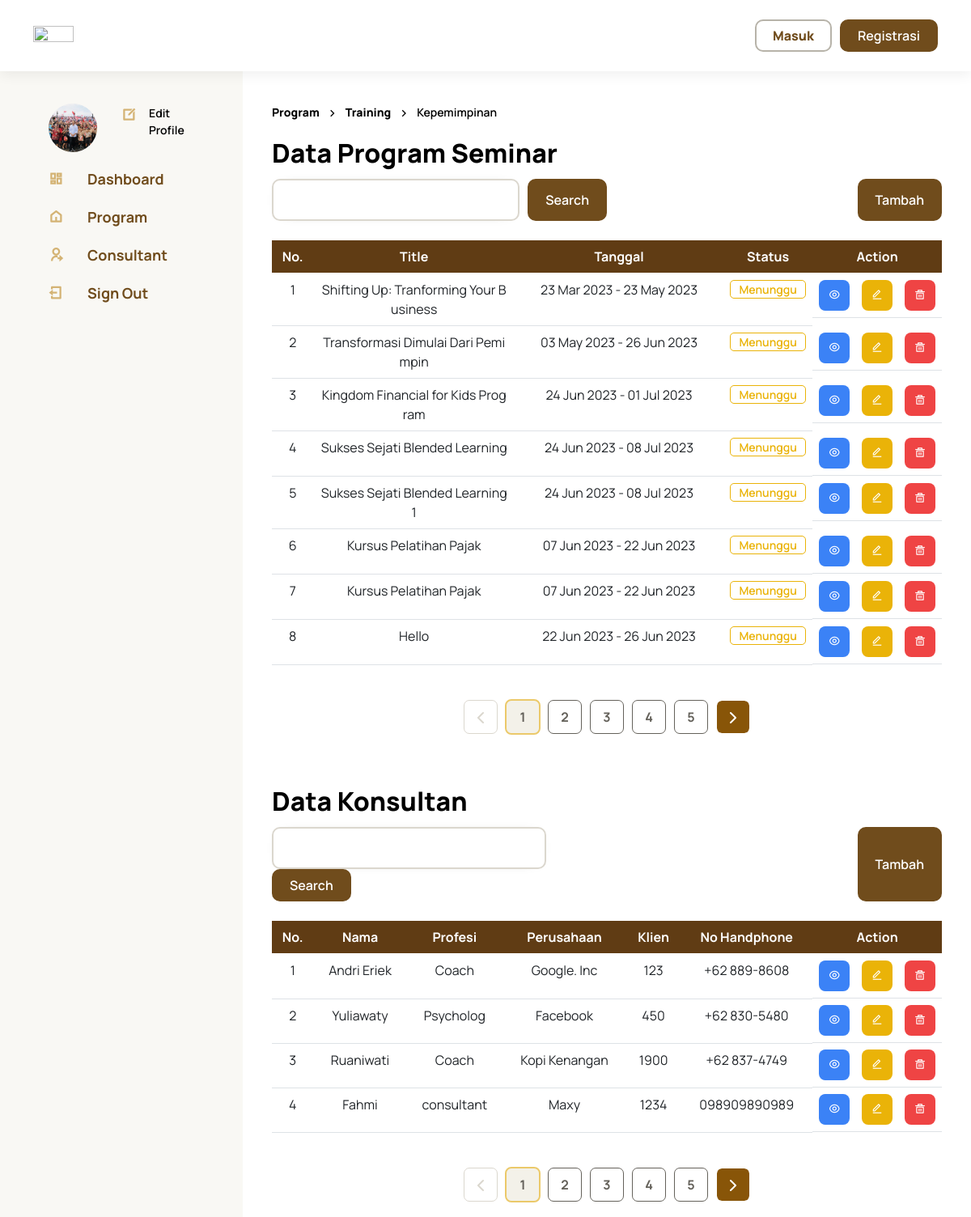
Page /index.php/admin on the earlier database version.
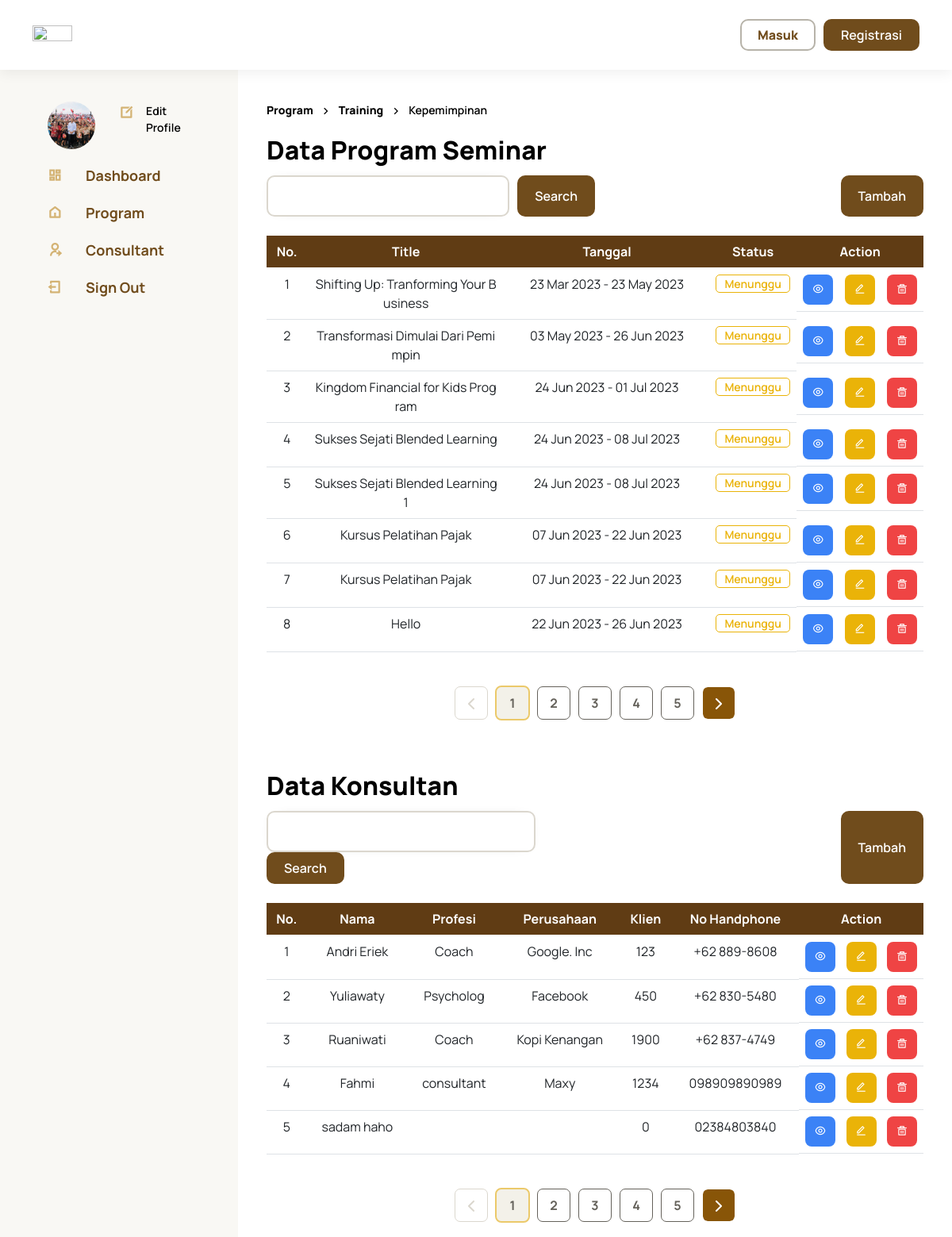
Same page on the later database version.
### tables this page shows
CREATE TABLE `program` (
  `id` int(8) NOT NULL,
  `name` varchar(50) NOT NULL,
  `tag` varchar(255) DEFAULT NULL,
  `type` varchar(50) NOT NULL,
  `descProgram` text NOT NULL,
  `priceMin` int(20) NOT NULL,
  `priceMax` int(20) NOT NULL,
  `dateStart` date NOT NULL,
  `dateEnd` date NOT NULL,
  `time_start` time DEFAULT NULL,
  `time_end` time DEFAULT NULL,
  `mode` enum('online','hybrid','offline') DEFAULT NULL,
  `url` varchar(100) DEFAULT NULL,
  `lokasi` varchar(100) DEFAULT NULL,
  `alamat` varchar(100) DEFAULT NULL,
  `kota` varchar(100) DEFAULT NULL,
  `photo` varchar(255) NOT NULL,
  `kuota` int(20) DEFAULT NULL,
  `consultant_id` int(11) DEFAULT NULL
);

CREATE TABLE `consultant` (
  `id` int(8) NOT NULL,
  `name` varchar(20) DEFAULT NULL,
  `users_id` int(11) NOT NULL,
  `profesi` varchar(20) DEFAULT NULL,
  `profile` text DEFAULT NULL,
  `photo` varchar(225) DEFAULT NULL,
  `alamat` text DEFAULT NULL,
  `email` varchar(100) DEFAULT NULL,
  `no_handphone` varchar(12) NOT NULL,
  `link_group` varchar(255) DEFAULT NULL,
  `perusahaan` varchar(100) DEFAULT NULL,
  `sertifikasi` varchar(255) DEFAULT NULL,
  `sertif_start` date DEFAULT NULL,
  `sertif_end` date DEFAULT NULL,
  `akun_media` varchar(100) DEFAULT NULL,
  `jumlah_client` int(11) DEFAULT NULL,
  `spesialisasi` varchar(50) NOT NULL,
  `program_id` int(11) DEFAULT NULL,
  `provinsi` varchar(100) DEFAULT NULL,
  `kota` varchar(100) DEFAULT NULL
);

### application/controllers/Admin.php (called while the page is built, shortened)
<?php
class Admin extends CI_Controller
{
    public function __construct()
    {
        $this->load->library('form_validation');
    }
    public function index()
    {
        if ($this->input->get('search')) {
            $this->db->like('name', $this->input->get('search'));
            $query = $this->db->get('program');
            $dataProgram = $query->result();
        } else {
            $this->load->model("ProgramModel");
            $dataProgram = $this->ProgramModel->getProgram();
        }
        $this->load->model("ConsultantModel");
        $dataConsultant = $this->ConsultantModel->getConsultant();
        $data = [
            'consultant' => $dataConsultant,
            'program' => $dataProgram,
            'page_title' => 'Dashboard',
            'user' => $this->db->get_where('users', ['email' =>
            $this->session->userdata('email')])->row_array(),
        ];
        $this->load->view('main/admin/index', $data);
    }
}

### index.php (called while the page is built, shortened)
<?php
require_once BASEPATH.'core/CodeIgniter.php';

### application/models/ProgramModel.php (called while the page is built, shortened)
<?php
class ProgramModel extends CI_MOdel
{
    public function getProgram()
    {
        $query = $this->db->get('program');
        return $query->result();
    }
}

### application/models/ConsultantModel.php (called while the page is built, shortened)
<?php
class ConsultantModel extends CI_MOdel
{
    public function getConsultant()
    {
        $query = $this->db->get('consultant');
        return $query->result();
    }
}

### application/views/main/admin/index.php (the view, shortened to what the rows shown need)
<!DOCTYPE html>
<html lang="en">
<head>
    <link rel="stylesheet" href="<?php echo base_url('assets/css/home.css'); ?>">
    <link rel="stylesheet" href="<?php echo base_url('assets/css/_partials/sidebar.css'); ?>">
    <link rel="stylesheet" href="<?php echo base_url('assets/css/admin/home.css'); ?>">
    <link rel="stylesheet" href="<?php echo base_url('assets/css/admin/dashboard.css'); ?>">
</head>
<body>
    <div class="container-fluid">
        <div class="row ">
            <div class="col-md-9 col-12">
                <div class="container container-consultant">
                    <h4>Data Program Seminar</h3>
                        <div>
                            <table class="table my-4">
                                <thead class="table-head">
                                    <tr>
                                        <th>No.</th>
                                        <th style="width: 30%;">Title</th>
                                        <th>Tanggal</th>
                                        <th>Status</th>
                                        <th>Action</th>
                                    </tr>
                                </thead>
                                <tbody>
                                    <?php $no = 1;
                                    foreach ($program as $item) : ?>
                                        <tr>
                                            <td><?php echo $no++ ?></td>
                                            <td><?php echo $item->name ?></td>
                                            <td><?php echo date('d M Y', strtotime($item->dateStart)) . " - " . date('d M Y', strtotime($item->dateEnd)) ?>
                                            </td>
                                            <td>
                                                <p class="menunggu">Menunggu</p>
                                            </td>
                                            <td class="d-flex justify-content-between">
                                                <a href="<?php echo site_url() . 'detail-program/' . $item->id ?>">
                                                    <button class="edit">
                                                        <i class="ri-eye-line"></i>
                                                    </button>
                                                </a>
                                                <a href="<?php echo site_url('admin/edit/' . $item->id) ?>">
                                                    <button class="warning">
                                                        <i class="ri-edit-line"></i>
                                                    </button>
                                                </a>
                                                <a href="<?php echo site_url('admin/delete/' . $item->id) ?>">
                                                    <button class="delete">
                                                        <i class="ri-delete-bin-5-line"></i>
                                                    </button>
                                                </a>
                                            </td>
                                        </tr>
                                    <?php endforeach; ?>
                                </tbody>
                            </table>
                        </div>
                </div>
                <div class="container container-consultant">
                    <h4>Data Konsultan</h3>
                        <div>
                            <table class="table my-4">
                                <thead class="table-head">
                                    <tr>
                                        <th scope="col">No.</th>
                                        <th scope="col">Nama</th>
                                        <th scope="col">Profesi</th>
                                        <th scope="col">Perusahaan</th>
                                        <th scope="col">Klien</th>
                                        <th scope="col">No Handphone</th>
                                        <th scope="col-6">Action</th>
                                    </tr>
                                </thead>
                                <tbody>
                                    <?php $no = 1;
                                    foreach ($consultant as $item) : ?>
                                        <tr>
                                            <td><?php echo $no++ ?></td>
                                            <td><?php echo $item->name ?></td>
                                            <td><?php echo $item->profesi ?></td>
                                            <td><?php echo $item->perusahaan ?></td>
                                            <td><?php echo $item->jumlah_client ?></td>
                                            <td><?php echo $item->no_handphone ?></td>
                                            <td class="d-flex justify-content-between">
                                                <a href="<?php echo site_url() . 'detail-consultant/' . $item->id ?>">
                                                    <button class="edit">
                                                        <i class="ri-eye-line"></i>
                                                    </button>
                                                </a>
                                                <a href="<?php echo site_url('admin/edit_consultant/' . $item->id) ?>">
                                                    <button class="warning">
                                                        <i class="ri-edit-line"></i>
                                                    </button>
                                                </a>
                                                <a href="<?php echo site_url('admin/delete_consultant/' . $item->id); ?>">
                                                    <button class="delete">
                                                        <i class="ri-delete-bin-5-line"></i>
                                                    </button>
                                                </a>
                                            </td>
                                        </tr>
                                    <?php endforeach; ?>
                                </tbody>
                            </table>
                        </div>
                </div>
            </div>
        </div>
</html>

Differences in the rows shown:
added consultant: name "sadam haho", jumlah_client "0", no_handphone "02384803840"
